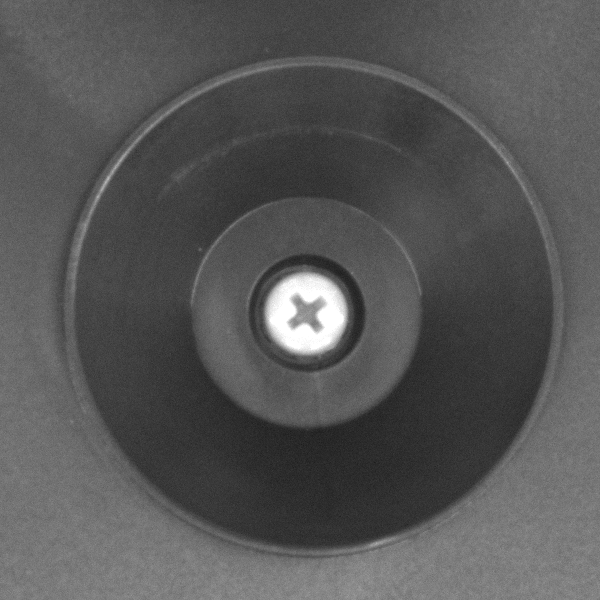
#> input picture Operator/circleTemplate.png, 600 x 600 px, given in place of 4.png, which was not available
$ python PinDetection.py   (older library calls are emulated)
#> lines starting #> are read from the running program, lines starting #| are printed output that depends on the picture; after the words box and inside, x2 and y2 are one past the last pixel; in counts of white or black regions, pixels touching at a corner belong together; pictures that were not available may be replaced by others from this repository, and a replacement may not be noted
import cv2
import numpy as np
import matplotlib.pyplot as plt
from skimage import exposure
import glob
from skimage.feature import blob_log
from math import sqrt

def segmentLoadport(img_gray,window_radius,middle_x,middle_y):
	y_distance_1 = 700
	y_distance_2 = 1080
	x_distance = 950
	window_radius = int(window_radius)
	middle_y = int(middle_y)
	middle_x = int(middle_x)

	# comment in Diplomarbeit diary 3.Monat 11.09.2019
	if middle_y-y_distance_1-window_radius < 0:
		TL_pin = img_gray[0:middle_y-y_distance_1+window_radius,middle_x-x_distance-window_radius:middle_x-x_distance+window_radius]
		TL_pin_origin_initial = [0,middle_x-x_distance-window_radius]
	else:
		TL_pin = img_gray[middle_y - y_distance_1 - window_radius:middle_y - y_distance_1 + window_radius,
		         middle_x - x_distance - window_radius:middle_x - x_distance + window_radius]
		TL_pin_origin_initial = [middle_y - y_distance_1 - window_radius, middle_x - x_distance - window_radius]

	plt.figure('TL_pin')
	plt.imshow(TL_pin,cmap='gray')

	if middle_y-y_distance_1-window_radius < 0:
		TR_pin = img_gray[0:middle_y-y_distance_1+window_radius,middle_x+x_distance-window_radius:middle_x+x_distance+window_radius]
		TR_pin_origin_initial = [0,middle_x+x_distance-window_radius]
	else:
		TR_pin = img_gray[middle_y - y_distance_1 - window_radius:middle_y - y_distance_1 + window_radius,
		         middle_x + x_distance - window_radius:middle_x + x_distance + window_radius]
		TR_pin_origin_initial = [middle_y - y_distance_1 - window_radius, middle_x + x_distance - window_radius]

	plt.figure('TR_pin')
	plt.imshow(TR_pin,cmap='gray')

	if middle_y+y_distance_2-window_radius < 0:
		BM_pin = img_gray[0:middle_y + y_distance_2 + window_radius,
		         middle_x - window_radius:middle_x + window_radius]
		BM_pin_origin_initial = [0, middle_x - window_radius]
	else:
		BM_pin = img_gray[middle_y + y_distance_2 - window_radius:middle_y + y_distance_2 + window_radius,
		         middle_x - window_radius:middle_x + window_radius]
		print(BM_pin.shape)
		BM_pin_origin_initial = [middle_y + y_distance_2 - window_radius, middle_x - window_radius]

	plt.figure('BM_pin')
	plt.imshow(BM_pin,cmap='gray')

	plt.show()

	Pins_patch = {'TL_pin':TL_pin,'TR_pin':TR_pin,'BM_pin':BM_pin}

	Pins_patch_origin_initial = {'TL_pin':TL_pin_origin_initial,'TR_pin':TR_pin_origin_initial,'BM_pin':BM_pin_origin_initial}

	return Pins_patch,Pins_patch_origin_initial


def centerTemplateMatching(img_edge,template):

	template_gamma = exposure.adjust_gamma(template,0.35)
	template_filtered = cv2.bilateralFilter(template_gamma, 7, 75, 75)
	template_edge = cv2.Canny(template_filtered, 25,38, 3)

	cv2.namedWindow('flange',0)
	cv2.imshow('flange',img_edge)
	cv2.imshow('template',template_edge)
	cv2.waitKey(1)

	w,h = template_edge.shape[0:2][::-1]
	res = cv2.matchTemplate(img_edge,template_edge,cv2.TM_CCOEFF_NORMED)

	min_val, max_val, min_loc, max_loc = cv2.minMaxLoc(res)
	top_left = max_loc
	bottom_right = (top_left[0] + w, top_left[1] + h)
	cv2.rectangle(img_edge, top_left, bottom_right, 255, 2)

	middle_y = top_left[1] + h / 2
	middle_x = top_left[0] + w / 2
	window_radius = max(w / 2, h / 2)

	img_origin_initial = [top_left[1],top_left[0]] # convert to [y,x] format, and store in variable img_origin_initial
	center_window_size_y = h
	center_window_size_x = w

	plt.figure()
	#plt.subplot(121), plt.imshow(res, cmap='gray')
	#plt.title('Matching Result'), plt.xticks([]), plt.yticks([])
	#plt.subplot(122), \
	plt.imshow(img_edge, cmap='gray')
	plt.title('Detected Point')
	plt.show()

	return middle_x,middle_y,window_radius,img_origin_initial,center_window_size_x,center_window_size_y

# [98 lines left out: functions loadPinTemplate, pinTemplateMatching, exactPinToInitial, not called in this run]


def mserDetection(pin_image):
	#pin_image
	pass

# [413 lines left out: functions StarDetection, findLargeEllipse, ellipsePointSet, MSERBlobDetection, pinCenterToInitial, SimpleBlobDetection and 7 more, not called in this run]


img = cv2.imread('D:/Diplomarbeit/Bildsatz/TestGF_1/TestGF_anJialiang/Bilder_GF/LOADPORT/translation/4.png')
#> img is the input picture: shape (600, 600, 3); min 28, max 255, mean 86.2
img_gamma = exposure.adjust_gamma(img,0.35)
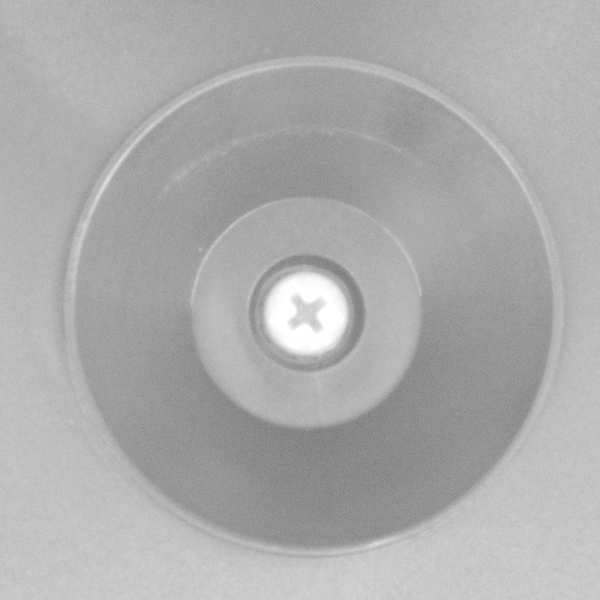
#> img_gamma: shape (600, 600, 3); min 118, max 255, mean 172.3
img_gray = cv2.cvtColor(img_gamma,cv2.COLOR_BGR2GRAY)

img_edge = cv2.Canny(cv2.bilateralFilter(img_gray,5,75,75),20,50)
#> img_edge: shape (600, 600); 1.5% white in thin lines or dots, all inside (x1, y1, x2, y2) = (63, 55, 554, 560)

y_size = img.shape[0]
#> y_size = 600
x_size = img.shape[1]
#> x_size = 600


center_template = cv2.imread('Loadport_template/center.png')
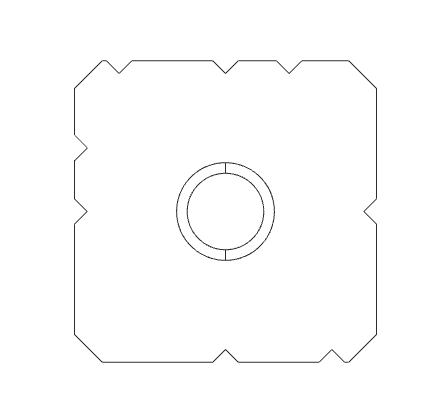
#> input picture Operator/flange kante top.PNG, 435 x 404 px, given in place of center.png, which was not available
#> center_template is the input picture: shape (404, 435, 3); min 46, max 255, mean 252.9
center_template_gray = cv2.cvtColor(center_template,cv2.COLOR_BGR2GRAY)

middle_x,middle_y,window_radius,center_origin_initial,center_window_size_x,center_window_size_y = centerTemplateMatching(img_edge,center_template_gray)
#> in centerTemplateMatching, `template_edge = cv2.Canny(template_filtered, 25,38, 3)`:
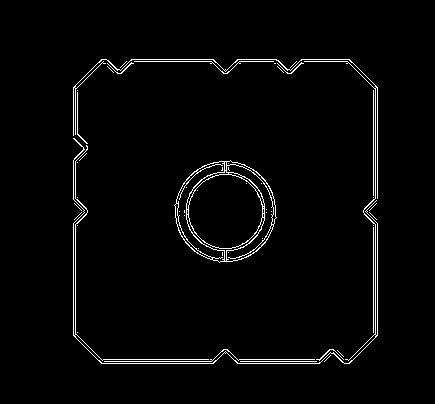
#> template_edge: shape (404, 435); 2.3% white in thin lines or dots, all inside (x1, y1, x2, y2) = (73, 59, 378, 364)
#> in centerTemplateMatching, `res = cv2.matchTemplate(img_edge,template_edge,cv2.TM_CCOEFF_NORMED)`:
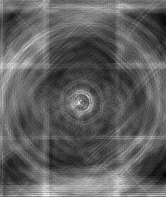
#> res: shape (197, 166) float32; min -0.0158, max 0.0408, mean 0.00557; drawn with min black and max white
#> in centerTemplateMatching, `min_val, max_val, min_loc, max_loc = cv2.minMaxLoc(res)`: min_val = -0.0158; max_val = 0.0408; min_loc = (165, 174); max_loc = (48, 195)
#> in centerTemplateMatching, `bottom_right = (top_left[0] + w, top_left[1] + h)`: bottom_right = (483, 599)
#> in centerTemplateMatching, `cv2.rectangle(img_edge, top_left, bottom_right, 255, 2)`:
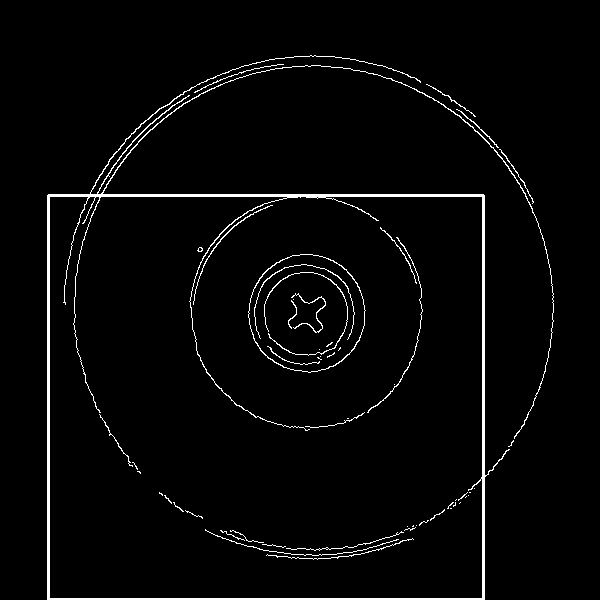
#> img_edge: shape (600, 600); 2.8% white; 55 white regions (31 under 20 px), largest, box (x1, y1, x2, y2) and area: (47, 55, 554, 600) 7085, (248, 254, 366, 373) 425, (264, 272, 348, 356) 297
#> in centerTemplateMatching, `middle_y = top_left[1] + h / 2`: middle_y = 397
#> in centerTemplateMatching, `middle_x = top_left[0] + w / 2`: middle_x = 265.5
#> in centerTemplateMatching, `img_origin_initial = [top_left[1],top_left[0]]`: img_origin_initial = [195, 48]
#> middle_x = 265.5; middle_y = 397; window_radius = 217.5; center_origin_initial = [195, 48]; center_window_size_x = 435; center_window_size_y = 404

#center_img = img_gray[300:1000,500:1000]
center_y_min = center_origin_initial[0]
#> center_y_min = 195
center_y_max = center_origin_initial[0] + center_window_size_y
#> center_y_max = 599
center_x_min = center_origin_initial[1]
#> center_x_min = 48
center_x_max = center_origin_initial[1] + center_window_size_x
#> center_x_max = 483
center_img = img_gray[center_y_min:center_y_max,center_x_min:center_x_max]
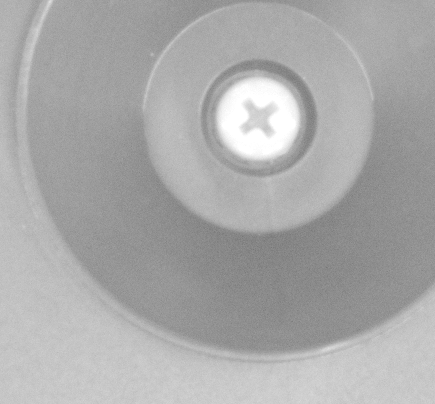
#> center_img: shape (404, 435); min 118, max 255, mean 169.7

plt.figure()
plt.imshow(center_img,cmap='gray')
plt.show()
'''
center_img_canny = cv2.Canny(cv2.bilateralFilter(img_gray,5,75,75),20,50)
contours, hierarchy = cv2.findContours(center_img_canny, cv2.RETR_TREE)
cv2.drawContours(center_img_canny, contours, -1, (0,0,255), 3)

cv2.cvtColor(center_img_canny,cv2.COLOR_BGR2RGB)
plt.figure()
plt.imshow(center_img_canny)
plt.show()
'''
Pins_patch,Pins_patch_origin_initial = segmentLoadport(img,window_radius,middle_x,middle_y)
#> in segmentLoadport, `window_radius = int(window_radius)`: window_radius = 217
#> in segmentLoadport, `middle_y = int(middle_y)`: middle_y = 397
#> in segmentLoadport, `middle_x = int(middle_x)`: middle_x = 265
#> in segmentLoadport, `TL_pin = img_gray[0:middle_y-y_distance_1+window_radius,middle_x-x_dis..`:
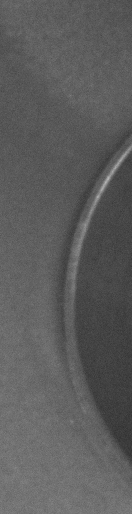
#> TL_pin: shape (514, 132, 3); min 49, max 180, mean 92.1
#> in segmentLoadport, `TL_pin_origin_initial = [0,middle_x-x_distance-window_radius]`: TL_pin_origin_initial = [0, -902]
#> in segmentLoadport, `TR_pin = img_gray[0:middle_y-y_distance_1+window_radius,middle_x+x_dis..`: TR_pin = empty array
#> in segmentLoadport, `TR_pin_origin_initial = [0,middle_x+x_distance-window_radius]`: TR_pin_origin_initial = [0, 998]
#> (the run stopped early here; a loop or call above may not have finished)
